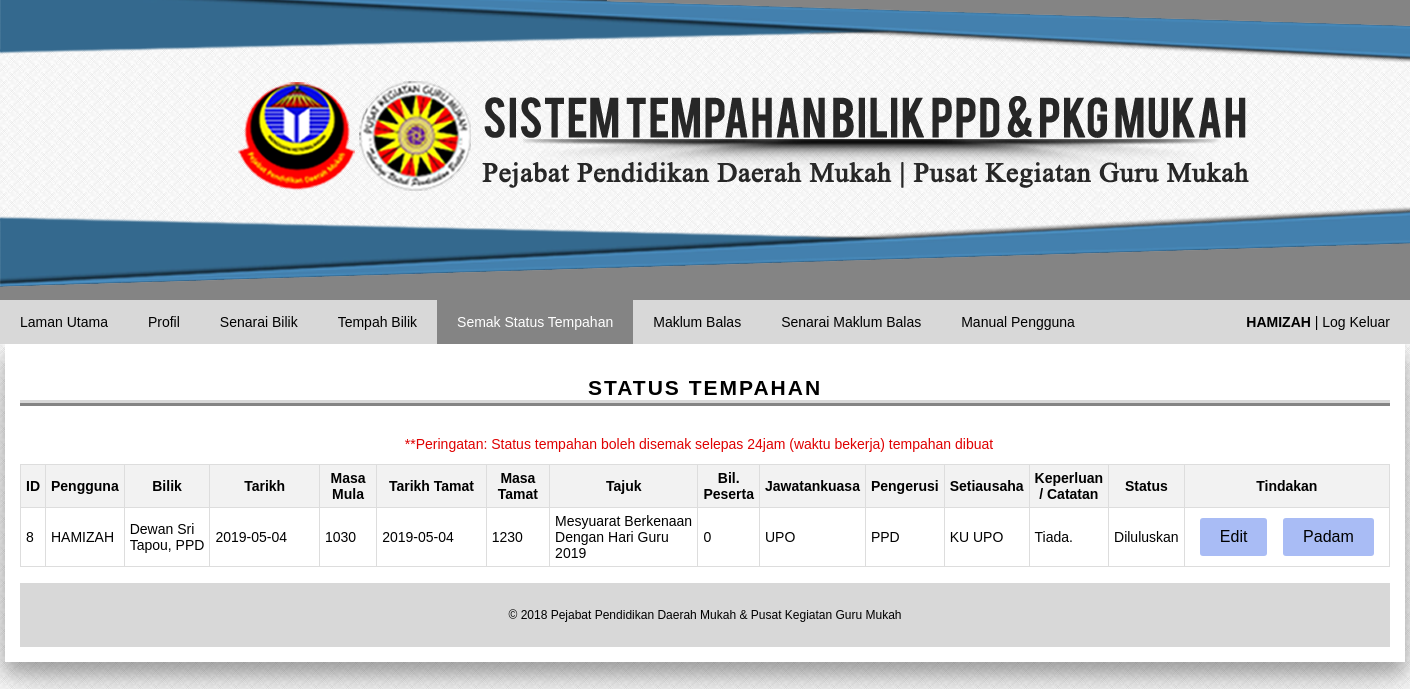
The page /usersemakstatus.php (signed in) on the database its author committed.
### tables this page shows
CREATE TABLE `booking` (
  `bookingID` int(6) NOT NULL,
  `username` varchar(100) NOT NULL,
  `room` varchar(100) NOT NULL,
  `startdate` date NOT NULL,
  `enddate` date NOT NULL,
  `starttime` varchar(6) NOT NULL,
  `endtime` varchar(6) NOT NULL,
  `title` varchar(250) NOT NULL,
  `noofparticipant` int(100) NOT NULL,
  `committee` varchar(250) NOT NULL,
  `chairperson` varchar(250) NOT NULL,
  `secretary` varchar(250) NOT NULL,
  `note` varchar(300) NOT NULL,
  `status` varchar(100) NOT NULL
);

### usersemakstatus.php (the view, shortened to what this page needs)
<?php
include('userbooking-create.php');
$username=$_SESSION['username'];
$results = mysqli_query($db,"SELECT * FROM booking where username='$username'");
?>
<!DOCTYPE html>
<html lang="en">
<head>
<link rel="stylesheet" type="text/css" href="main.css">
<link rel="stylesheet" type="text/css" href="inner.css">
</head>
<body>
<div class="header">
</div>
<div class="navbar">
<a href="userhomepage.php">Laman Utama</a>
  <a href="userprofile.php">Profil</a>
<a href="userroomdetail.php">Senarai Bilik</a>
  <a href="userroomavailability.php">Tempah Bilik</a>
  <a href="usersemakstatus.php"class="active">Semak Status Tempahan</a>
  <a href="userfeedbackform.php">Maklum Balas</a>
       <a href="userfeedbacklist.php">Senarai Maklum Balas</a>
	    <a href="usermanual.php">Manual Pengguna</a>
    <?php  if (isset($_SESSION['username'])) : ?>
  <a href="userhomepage.php?logout='1'"; class="right"><b><?php echo $_SESSION['username']; ?></b> | Log Keluar</a></p>
<?php endif ?>
</div>
<div class="container">
    <h2>Status Tempahan</h2>
	<center><label style="color:#DF0101">**Peringatan: Status tempahan boleh disemak selepas 24jam (waktu bekerja) tempahan dibuat</label></center>
<table class="listtable">
	<thead>
		<tr>
			<th>ID</th>
			<th>Pengguna</th>
			<th>Bilik</th>
			<th>Tarikh</th>
			<th>Masa Mula</th>
			<th>Tarikh Tamat</th>
			<th>Masa Tamat</th>
			<th>Tajuk</th>
			<th>Bil.<br>Peserta</th>
			<th>Jawatankuasa</th>
			<th>Pengerusi</th>
			<th>Setiausaha</th>
			<th>Keperluan<br>/ Catatan</th>
			<th>Status</th>
			<th colspan="2" style="text-align:center; width: 15%">Tindakan</th>
		</tr>
	</thead>
	<?php while ($row = mysqli_fetch_array($results)) {?>
		<tr>
			<td><?php echo $row['bookingID']; ?></td>
			<td><?php echo $row['username']; ?></td>
			<td><?php echo $row['room']; ?></td>
			<td style="width:8%"><?php echo $row['startdate']; ?></td>
			<td><?php echo $row['starttime']; ?></td>
			<td style="width:8%"><?php echo $row['enddate']; ?></td>
			<td><?php echo $row['endtime']; ?></td>
			<td><?php echo $row['title']; ?></td>
			<td><?php echo $row['noofparticipant']; ?></td>
			<td><?php echo $row['committee']; ?></td>
			<td><?php echo $row['chairperson']; ?></td>
			<td><?php echo $row['secretary']; ?></td>
			<td><?php echo $row['note']; ?></td>
			<td><?php echo $row['status']; ?></td>
			<td style="text-align:center">
				<a href="userkemaskini-detail.php?bookingID=<?php echo $row['bookingID']; ?>"><button class="button">Edit</button></a>
				<a href="userkemaskini-delete.php?bookingID=<?php echo $row['bookingID']; ?>"><button class="button">Padam</button></a>
				</td>
		</tr>
<?php } ?>
</table>
<br>
<div class="footer">
&copy; 2018 Pejabat Pendidikan Daerah Mukah & Pusat Kegiatan Guru Mukah
</div></div>
</body>
</html>

### main.css (style rules this page uses)
* { box-sizing: border-box; }
body { font-family: Arial, Helvetica, sans-serif; font-size: 14px; background: url(img/5.jpg) fixed; margin: 0; }
.header { padding: 60px; text-align: center; background: url(img/1.png)no-repeat; width: auto%; height: 300px; text-shadow: 2px 2px 4px #000000; color: white; }
h2 { text-align: center; letter-spacing: 2px; text-transform: uppercase; border-bottom: 6px ridge #D8D8D8; }
.navbar { overflow: hidden; background-color: #D8D8D8; position: sticky; position: -webkit-sticky; top: 0; }
.navbar a { float: left; display: block; color: black; text-align: center; padding: 14px 20px; text-decoration: none; }
.navbar a.right { float: right; }
.navbar a.active { background-color: #848484; color: white; }
.container { width: 1400px; background-color: white; position: center; margin: 0 auto; padding: 15px; box-shadow: 0 12px 16px 0 rgba(0,0,0,0.24),0 17px 50px 0 rgba(0,0,0,0.19); }
.footer { background-color: #D8D8D8; font-size: 12px; text-align: center; padding: 25px; }
label { padding: 12px 12px 12px 0; display: inline-block; }
.button { background-color: #A9BCF5; border: none; color: black; border-radius: 3px; padding: 10px 20px; text-align: center; text-decoration: none; display: inline-block; font-size: 16px; margin: 4px 2px; cursor: pointer; -webkit-transition-duration: 0.4s; transition-duration: 0.4s; }
a { color: blue; text-decoration: none; }

### inner.css (style rules this page uses)
table, td, th { border: 1px solid #ddd; text-align: left; }
th { background-color: #f2f2f2; text-align: center; }
table { border-collapse: collapse; width: 100%; }
th, td { padding: 5px; padding-bottom: 5px; }

### rows shown on the page
booking: bookingID "8", username "HAMIZAH", room "Dewan Sri Tapou, PPD", startdate "2019-05-04", starttime "1030", enddate "2019-05-04", endtime "1230", title "Mesyuarat Berkenaan Dengan Hari Guru 2019", noofparticipant "0", committee "UPO", chairperson "PPD", secretary "KU UPO", note "Tiada.", status "Diluluskan"

### other values the page prints
$_SESSION['username'] "HAMIZAH"
